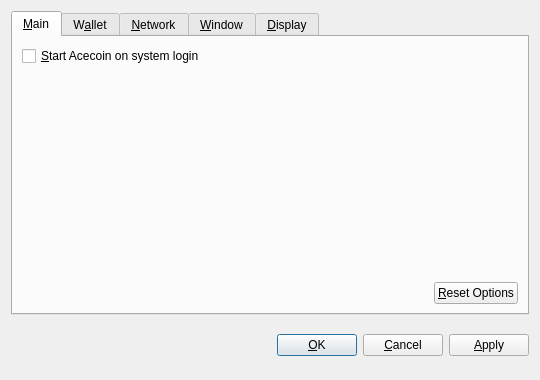
<?xml version="1.0" encoding="UTF-8"?>
<ui version="4.0">
 <class>OptionsDialog</class>
 <widget class="QDialog" name="OptionsDialog">
  <property name="geometry">
   <rect>
    <x>0</x>
    <y>0</y>
    <width>540</width>
    <height>380</height>
   </rect>
  </property>
  <property name="windowTitle">
   <string>Options</string>
  </property>
  <property name="modal">
   <bool>true</bool>
  </property>
  <layout class="QVBoxLayout" name="verticalLayout">
   <item>
    <widget class="QTabWidget" name="tabWidget">
     <property name="tabPosition">
      <enum>QTabWidget::North</enum>
     </property>
     <property name="currentIndex">
      <number>0</number>
     </property>
     <widget class="QWidget" name="tabMain">
      <attribute name="title">
       <string>&amp;Main</string>
      </attribute>
      <layout class="QVBoxLayout" name="verticalLayout_Main">
       <item>
        <widget class="QCheckBox" name="bitcoinAtStartup">
         <property name="toolTip">
          <string>Automatically start Acecoin after logging in to the system.</string>
         </property>
         <property name="text">
          <string>&amp;Start Acecoin on system login</string>
         </property>
        </widget>
       </item>
       <item>
        <spacer name="verticalSpacer_Main">
         <property name="orientation">
          <enum>Qt::Vertical</enum>
         </property>
         <property name="sizeHint" stdset="0">
          <size>
           <width>20</width>
           <height>40</height>
          </size>
         </property>
        </spacer>
       </item>
       <item>
        <layout class="QHBoxLayout" name="horizontalLayout_2_Main">
         <item>
          <spacer name="horizontalSpacer_2_Main">
           <property name="orientation">
            <enum>Qt::Horizontal</enum>
           </property>
           <property name="sizeHint" stdset="0">
            <size>
             <width>40</width>
             <height>20</height>
            </size>
           </property>
          </spacer>
         </item>
         <item>
          <widget class="QPushButton" name="resetButton">
           <property name="toolTip">
            <string>Reset all client options to default.</string>
           </property>
           <property name="text">
            <string>&amp;Reset Options</string>
           </property>
           <property name="autoDefault">
            <bool>false</bool>
           </property>
          </widget>
         </item>
        </layout>
       </item>
      </layout>
     </widget>
     <widget class="QWidget" name="tabWallet">
      <attribute name="title">
       <string>W&amp;allet</string>
      </attribute>
      <layout class="QVBoxLayout" name="verticalLayout_Network">
       <item>
        <widget class="QLabel" name="transactionFeeInfoLabel">
         <property name="text">
          <string>Optional transaction fee per kB that helps make sure your transactions are processed quickly. Most transactions are 1 kB.</string>
         </property>
         <property name="textFormat">
          <enum>Qt::PlainText</enum>
         </property>
         <property name="wordWrap">
          <bool>true</bool>
         </property>
        </widget>
       </item>
       <item>
        <layout class="QHBoxLayout" name="horizontalLayout_1_Main">
         <item>
          <widget class="QLabel" name="transactionFeeLabel">
           <property name="text">
            <string>Pay transaction &amp;fee</string>
           </property>
           <property name="textFormat">
            <enum>Qt::PlainText</enum>
           </property>
           <property name="buddy">
            <cstring>transactionFee</cstring>
           </property>
          </widget>
         </item>
         <item>
          <widget class="BitcoinAmountField" name="transactionFee"/>
         </item>
         <item>
          <spacer name="horizontalSpacer_1_Main">
           <property name="orientation">
            <enum>Qt::Horizontal</enum>
           </property>
           <property name="sizeHint" stdset="0">
            <size>
             <width>40</width>
             <height>20</height>
            </size>
           </property>
          </spacer>
         </item>
        </layout>
       </item>
       <item>
        <widget class="QLabel" name="label">
         <property name="text">
          <string>If you disable the spending of unconfirmed change, the change from a transaction cannot be used until that transaction has at least one confirmation. This also affects how your balance is computed.</string>
         </property>
         <property name="wordWrap">
          <bool>true</bool>
         </property>
        </widget>
       </item>
       <item>
        <widget class="QCheckBox" name="spendZeroConfChange">
         <property name="text">
          <string>Spend unconfirmed change  (experts only)</string>
         </property>
        </widget>
       </item>
       <item>
        <spacer name="verticalSpacer">
         <property name="orientation">
          <enum>Qt::Vertical</enum>
         </property>
         <property name="sizeHint" stdset="0">
          <size>
           <width>20</width>
           <height>40</height>
          </size>
         </property>
        </spacer>
       </item>
      </layout>
     </widget>
     <widget class="QWidget" name="tabNetwork">
      <attribute name="title">
       <string>&amp;Network</string>
      </attribute>
      <layout class="QVBoxLayout" name="verticalLayout_Network">
       <item>
        <widget class="QCheckBox" name="mapPortUpnp">
         <property name="toolTip">
          <string>Automatically open the Acecoin client port on the router. This only works when your router supports UPnP and it is enabled.</string>
         </property>
         <property name="text">
          <string>Map port using &amp;UPnP</string>
         </property>
        </widget>
       </item>
       <item>
        <widget class="QCheckBox" name="connectSocks">
         <property name="toolTip">
          <string>Connect to the Acecoin network through a SOCKS proxy (e.g. when connecting through Tor).</string>
         </property>
         <property name="text">
          <string>&amp;Connect through SOCKS proxy:</string>
         </property>
        </widget>
       </item>
       <item>
        <layout class="QHBoxLayout" name="horizontalLayout_Network">
         <item>
          <widget class="QLabel" name="proxyIpLabel">
           <property name="text">
            <string>Proxy &amp;IP:</string>
           </property>
           <property name="textFormat">
            <enum>Qt::PlainText</enum>
           </property>
           <property name="buddy">
            <cstring>proxyIp</cstring>
           </property>
          </widget>
         </item>
         <item>
          <widget class="QValidatedLineEdit" name="proxyIp">
           <property name="maximumSize">
            <size>
             <width>140</width>
             <height>16777215</height>
            </size>
           </property>
           <property name="toolTip">
            <string>IP address of the proxy (e.g. 127.0.0.1)</string>
           </property>
          </widget>
         </item>
         <item>
          <widget class="QLabel" name="proxyPortLabel">
           <property name="text">
            <string>&amp;Port:</string>
           </property>
           <property name="textFormat">
            <enum>Qt::PlainText</enum>
           </property>
           <property name="buddy">
            <cstring>proxyPort</cstring>
           </property>
          </widget>
         </item>
         <item>
          <widget class="QLineEdit" name="proxyPort">
           <property name="maximumSize">
            <size>
             <width>55</width>
             <height>16777215</height>
            </size>
           </property>
           <property name="toolTip">
            <string>Port of the proxy (e.g. 9050)</string>
           </property>
          </widget>
         </item>
         <item>
          <widget class="QLabel" name="socksVersionLabel">
           <property name="text">
            <string>SOCKS &amp;Version:</string>
           </property>
           <property name="textFormat">
            <enum>Qt::PlainText</enum>
           </property>
           <property name="buddy">
            <cstring>socksVersion</cstring>
           </property>
          </widget>
         </item>
         <item>
          <widget class="QValueComboBox" name="socksVersion">
           <property name="toolTip">
            <string>SOCKS version of the proxy (e.g. 5)</string>
           </property>
          </widget>
         </item>
         <item>
          <spacer name="horizontalSpacer_Network">
           <property name="orientation">
            <enum>Qt::Horizontal</enum>
           </property>
           <property name="sizeHint" stdset="0">
            <size>
             <width>40</width>
             <height>20</height>
            </size>
           </property>
          </spacer>
         </item>
        </layout>
       </item>
       <item>
        <spacer name="verticalSpacer_Network">
         <property name="orientation">
          <enum>Qt::Vertical</enum>
         </property>
         <property name="sizeHint" stdset="0">
          <size>
           <width>20</width>
           <height>40</height>
          </size>
         </property>
        </spacer>
       </item>
      </layout>
     </widget>
     <widget class="QWidget" name="tabWindow">
      <attribute name="title">
       <string>&amp;Window</string>
      </attribute>
      <layout class="QVBoxLayout" name="verticalLayout_Window">
       <item>
        <widget class="QCheckBox" name="minimizeToTray">
         <property name="toolTip">
          <string>Show only a tray icon after minimizing the window.</string>
         </property>
         <property name="text">
          <string>&amp;Minimize to the tray instead of the taskbar</string>
         </property>
        </widget>
       </item>
       <item>
        <widget class="QCheckBox" name="minimizeOnClose">
         <property name="toolTip">
          <string>Minimize instead of exit the application when the window is closed. When this option is enabled, the application will be closed only after selecting Quit in the menu.</string>
         </property>
         <property name="text">
          <string>M&amp;inimize on close</string>
         </property>
        </widget>
       </item>
       <item>
        <spacer name="verticalSpacer_Window">
         <property name="orientation">
          <enum>Qt::Vertical</enum>
         </property>
         <property name="sizeHint" stdset="0">
          <size>
           <width>20</width>
           <height>40</height>
          </size>
         </property>
        </spacer>
       </item>
      </layout>
     </widget>
     <widget class="QWidget" name="tabDisplay">
      <attribute name="title">
       <string>&amp;Display</string>
      </attribute>
      <layout class="QVBoxLayout" name="verticalLayout_Display">
       <item>
        <layout class="QHBoxLayout" name="horizontalLayout_1_Display">
         <item>
          <widget class="QLabel" name="langLabel">
           <property name="text">
            <string>User Interface &amp;language:</string>
           </property>
           <property name="textFormat">
            <enum>Qt::PlainText</enum>
           </property>
           <property name="buddy">
            <cstring>lang</cstring>
           </property>
          </widget>
         </item>
         <item>
          <widget class="QValueComboBox" name="lang">
           <property name="toolTip">
            <string>The user interface language can be set here. This setting will take effect after restarting Acecoin.</string>
           </property>
          </widget>
         </item>
        </layout>
       </item>
       <item>
        <layout class="QHBoxLayout" name="horizontalLayout_2_Display">
         <item>
          <widget class="QLabel" name="unitLabel">
           <property name="text">
            <string>&amp;Unit to show amounts in:</string>
           </property>
           <property name="textFormat">
            <enum>Qt::PlainText</enum>
           </property>
           <property name="buddy">
            <cstring>unit</cstring>
           </property>
          </widget>
         </item>
         <item>
          <widget class="QValueComboBox" name="unit">
           <property name="toolTip">
            <string>Choose the default subdivision unit to show in the interface and when sending coins.</string>
           </property>
          </widget>
         </item>
        </layout>
       </item>
       <item>
        <widget class="QCheckBox" name="displayAddresses">
         <property name="toolTip">
          <string>Whether to show Acecoin addresses in the transaction list or not.</string>
         </property>
         <property name="text">
          <string>&amp;Display addresses in transaction list</string>
         </property>
        </widget>
       </item>
       <item>
        <widget class="QCheckBox" name="coinControlFeatures">
         <property name="toolTip">
          <string>Whether to show coin control features or not.</string>
         </property>
         <property name="text">
          <string>Display coin &amp;control features (experts only!)</string>
         </property>
        </widget>
       </item>
       <item>
        <spacer name="verticalSpacer_Display">
         <property name="orientation">
          <enum>Qt::Vertical</enum>
         </property>
         <property name="sizeHint" stdset="0">
          <size>
           <width>20</width>
           <height>40</height>
          </size>
         </property>
        </spacer>
       </item>
      </layout>
     </widget>
    </widget>
   </item>
   <item>
    <layout class="QHBoxLayout" name="horizontalLayout_Buttons">
     <item>
      <spacer name="horizontalSpacer_1">
       <property name="orientation">
        <enum>Qt::Horizontal</enum>
       </property>
       <property name="sizeHint" stdset="0">
        <size>
         <width>40</width>
         <height>48</height>
        </size>
       </property>
      </spacer>
     </item>
     <item>
      <widget class="QLabel" name="statusLabel">
       <property name="font">
        <font>
         <weight>75</weight>
         <bold>true</bold>
        </font>
       </property>
       <property name="text">
        <string/>
       </property>
       <property name="textFormat">
        <enum>Qt::PlainText</enum>
       </property>
       <property name="wordWrap">
        <bool>true</bool>
       </property>
      </widget>
     </item>
     <item>
      <spacer name="horizontalSpacer_2">
       <property name="orientation">
        <enum>Qt::Horizontal</enum>
       </property>
       <property name="sizeHint" stdset="0">
        <size>
         <width>40</width>
         <height>48</height>
        </size>
       </property>
      </spacer>
     </item>
     <item>
      <widget class="QPushButton" name="okButton">
       <property name="text">
        <string>&amp;OK</string>
       </property>
      </widget>
     </item>
     <item>
      <widget class="QPushButton" name="cancelButton">
       <property name="text">
        <string>&amp;Cancel</string>
       </property>
       <property name="autoDefault">
        <bool>false</bool>
       </property>
      </widget>
     </item>
     <item>
      <widget class="QPushButton" name="applyButton">
       <property name="text">
        <string>&amp;Apply</string>
       </property>
       <property name="autoDefault">
        <bool>false</bool>
       </property>
      </widget>
     </item>
    </layout>
   </item>
  </layout>
 </widget>
 <customwidgets>
  <customwidget>
   <class>BitcoinAmountField</class>
   <extends>QSpinBox</extends>
   <header>bitcoinamountfield.h</header>
  </customwidget>
  <customwidget>
   <class>QValueComboBox</class>
   <extends>QComboBox</extends>
   <header>qvaluecombobox.h</header>
  </customwidget>
  <customwidget>
   <class>QValidatedLineEdit</class>
   <extends>QLineEdit</extends>
   <header>qvalidatedlineedit.h</header>
  </customwidget>
 </customwidgets>
 <resources/>
 <connections/>
</ui>
